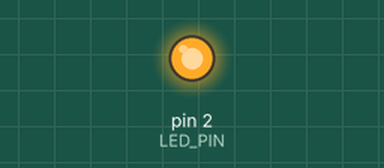
A sketch run on a simulated Arduino Uno, built with avr-gcc and run on an emulated ATmega328P. On the bench: output pins drawn as LEDs (lit = HIGH). What the sketch prints to the serial monitor is not drawn.

Above: at 0.2 s.
At 6.58 s:
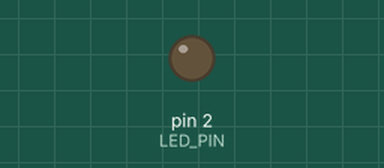
Timing chart, 0 to 7.1 s (numbered marks = the images above):
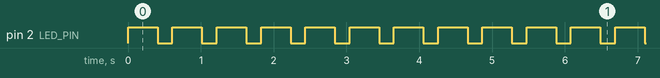

The sketch:

voltage.ino
```cpp
#define LED_PIN 2
const unsigned long blinkInterval = 300;     // Tốc độ nhấp nháy
const int voltageThreshold = 6000;           // Ngưỡng điện áp: 3000 mV = 3.0V

void setup() {
  pinMode(LED_PIN, OUTPUT);
  Serial.begin(9600);
}

void loop() {
  long vcc = readVcc();  // Đọc điện áp nguồn Vcc nội bộ
  Serial.print("🔋 Vcc đo được: ");
  Serial.print(vcc);
  Serial.println(" mV");

  if (vcc <= voltageThreshold) {
    // Pin yếu → nhấp nháy LED
    if ((millis() / blinkInterval) % 2 == 0) {
      digitalWrite(LED_PIN, HIGH);
    } else {
      digitalWrite(LED_PIN, LOW);
    }
  } else {
    // Pin mạnh → LED sáng liên tục
    digitalWrite(LED_PIN, HIGH);
  }

  delay(200);  // Đọc mỗi 200ms
}

// Hàm đo Vcc bằng phần mềm (không cần A0)
long readVcc() {
  ADMUX = _BV(REFS0) | _BV(MUX3) | _BV(MUX2) | _BV(MUX1);  // Đọc Vref = 1.1V
  delay(2);
  ADCSRA |= _BV(ADSC);  // Bắt đầu đo ADC
  while (bit_is_set(ADCSRA, ADSC));  // Đợi đo xong

  long result = ADCL;
  result |= ADCH << 8;
  result = 1125300L / result;  // Công thức tính Vcc (đơn vị mV)

  return result;
}
```

Measured:
- by itself, pin 2 (LED_PIN): moves between LOW and HIGH, repeating every 5.5 s
- by itself, everything shown: repeats every 5.5 s, in 18 steps
